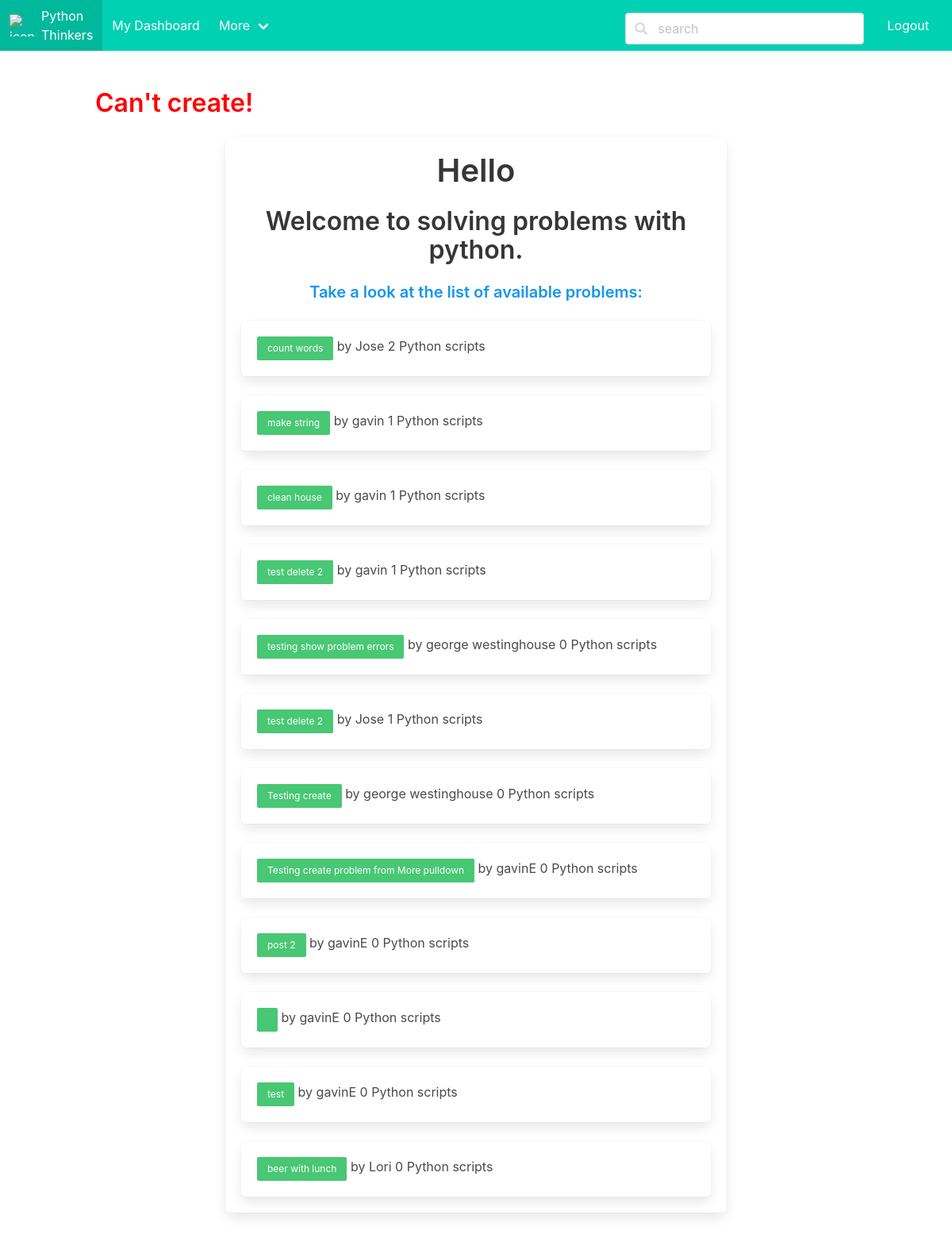
/problem/create, run on the app's committed database.
### share/models.py (models this page shows, shortened)
class Problem(models.Model):
    coder = models.ForeignKey(Coder, on_delete=models.CASCADE)
    title = models.CharField(max_length=50, null=False, blank=False, unique=False)
    description = models.CharField(max_length=100, null=False, blank=False, unique=False)
    image = models.ImageField(upload_to='myproblems/', blank=True)
    discipline = models.CharField(max_length=50, null=False, blank=False, unique=False)
    make_public = models.BooleanField(default=True)
    created = models.DateField(auto_now_add=True)
    updated = models.DateField(auto_now=True)     # everytime the obj is saved, new time is saved
    def num_of_scripts(self):
	    scripts = Script.objects.filter(problem=self)
	    return len(scripts)

class Coder(models.Model):
    coder_yet = models.BooleanField(default=False)  # the user is not a coder yet
    user = models.OneToOneField(User, on_delete=models.CASCADE)
    created = models.DateField(auto_now_add=True)   # maybe redundant, user model has date_joined
    updated = models.DateField(auto_now=True)

### share/views.py (the view)
# urls.py: path('problem/create', views.create_problem, name='create_problem'),
def create_problem(request):
    if request.method == "POST":
        user = request.user
        if not user.is_authenticated:
            return redirect("share:login")
        coder = user.coder
        title = request.POST["title"]
        description = request.POST["description"]
        discipline = request.POST["discipline"]
        make_public = request.POST.get('make_public', False)
        if make_public == 'on':
            make_public = True
        else:
            make_public = False
        if not title and not description:
            return render(request, "share/publish_problem_form.html",
             {"error":"Please fill in all required fields"})
        try:
            problem = Problem.objects.create(coder=coder, title=title,
             description=description, discipline=discipline, make_public=make_public)
            problem.save()
            problem = get_object_or_404(Problem, pk=problem.id)
            scripts = Script.objects.filter(problem=problem.id)
            return render(request, "share/problem.html",{"user":user,
             "problem":problem, "scripts": scripts})
        except:
            return render(request, "share/publish_problem_form.html",
             {"error":"Can't create the problem"})
    else:
        user = request.user
        all_problems = Problem.objects.all()
        return render(request, "share/index.html",
        {"user":user, "all_problems": all_problems, "error":"Can't create!"})

### share/templates/share/index.html (shortened to what this page needs)
{% extends "share/base.html" %}
{% block content %}
{% if error %}
  		<h3 class="title is-3" style="color: red">{{ error }}</h3>
{% endif %}
<div class="has-text-centered tile is-ancestor">
          <div style="margin: auto" class="tile is-8 is-parent">
              <div class="tile is-child box">
                  <h1 class="title is-2"> Hello  </h1>
           <h2 class="title is-3">Welcome to solving problems with python.</h2>
           <h4 class="title is-5" style="color:#1496ed">Take a look at the list of available problems: </h4>
{% for p in all_problems %}
              <div class="box">
                  <div class="content" align="left">
                      <a class="button is-success is-small" href="{% url 'share:show_problem' p.id %}">
                        {{ p.title }} </a> by {{ p.coder.user.username }}
                        {{ p.num_of_scripts }} Python scripts
                  </div>
              </div>
{% endfor %}
{% endblock content %}

### data on the page
Problem: title "count words", coder.user.username "Jose", num_of_scripts "2"
Problem: title "make string", coder.user.username "gavin", num_of_scripts "1"
Problem: title "clean house", coder.user.username "gavin", num_of_scripts "1"
Problem: title "test delete 2", coder.user.username "gavin", num_of_scripts "1"
Problem: title "testing show problem errors", coder.user.username "george westinghouse", num_of_scripts "0"
Problem: title "test delete 2", coder.user.username "Jose", num_of_scripts "1"
Problem: title "Testing create", coder.user.username "george westinghouse", num_of_scripts "0"
Problem: title "Testing create problem from More pulldown", coder.user.username "gavinE", num_of_scripts "0"
Problem: title "post 2", coder.user.username "gavinE", num_of_scripts "0"
Problem: coder.user.username "gavinE", num_of_scripts "0"
Problem: title "test", coder.user.username "gavinE", num_of_scripts "0"
Problem: title "beer with lunch", coder.user.username "Lori", num_of_scripts "0"

### other printed values
{{ error }} "Can't create!"
